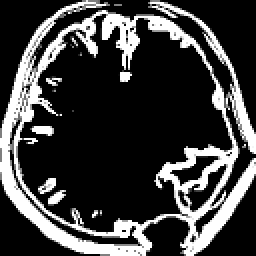
#> input picture Tecnicas de IA/Taller 5/fig/Cancer/Cancer (4).tif, 128 x 128 px, found by its file name (shown 2 times larger)
$ jupyter execute --allow-errors Taller4.ipynb   (shell and % lines are left out)
#> lines starting #> are read from the running program, lines starting #| are printed output that depends on the picture; after the words box and inside, x2 and y2 are one past the last pixel; in counts of white or black regions, pixels touching at a corner belong together
<a href="https://colab.research.google.com/github/CamSP/tenicas-ia-opencv/blob/main/Tecnicas%20de%20IA/Taller%204/Taller4.ipynb" target="_parent"></a>

<center>
<b><H1>TÉCNICAS DE INTELIGENCIA ARTIFICIAL</H1></b><br><br>
<H2><b>Taller de morfología</H2></b><br>
<H3><b>Docente:</b><br>
Daniel Vargas Medina<br> <br><br>
 <b>Presentan:</b><br>
Brian Camilo Saiz Cavanzo<br>
Camilo Esteban Zambrano Pereira <br><br>
<b>Fecha:</b><br>
3 de abril de 2022<br><br>
</H3></center>

[cell 1]
import cv2
import matplotlib.pyplot as plt
import numpy as np
# # import time as t

# from scipy import signal
# from scipy import misc

[cell 2]
#Habilitación de Google Drive
from google.colab import drive
drive.mount("/content/drive")

[cell 3]
#Carga de archivos
cancer = cv2.imread("/content/drive/MyDrive/Colab Notebooks/TIA/Taller_3/fig/Cancer (4).tif", 0) #Se montan las imagenes desde el drive images.png
#> cancer is the input picture: shape (128, 128); min 0, max 255, mean 61.9
not_cancer = cv2.imread("/content/drive/MyDrive/Colab Notebooks/TIA/Taller_3/fig/Not Cancer  (1).jpg", 0) #Se montan las imagenes desde el drive
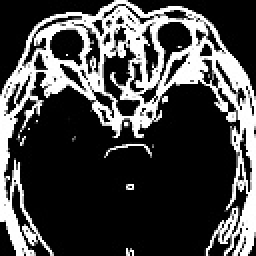
#> input picture Tecnicas de IA/Taller 5/fig/Healthy/Not Cancer  (1).jpg, 128 x 128 px, found by its file name (shown 2 times larger)
#> not_cancer is the input picture: shape (128, 128); min 0, max 255, mean 69.2

[cell 4]
plt.figure(1, figsize=(20,10))
plt.subplot(121), plt.imshow(cancer,cmap='gray')
plt.title('Imagen con cancer'),plt.xticks([]),plt.yticks([])
plt.subplot(122), plt.imshow(not_cancer,cmap='gray')
plt.title('Imagen SIn cancer'),plt.xticks([]),plt.yticks([])
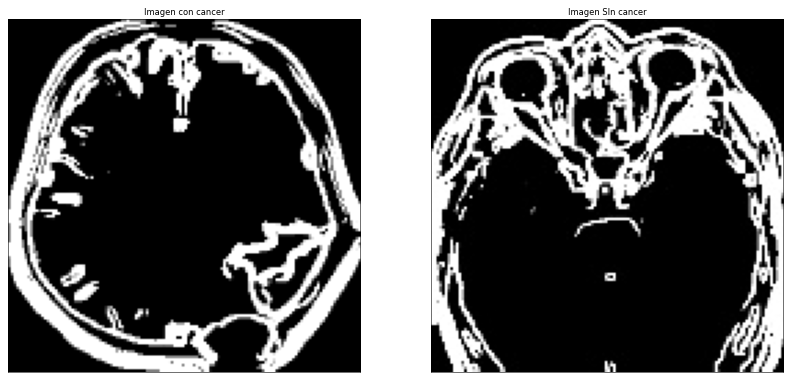
#> figure drawn by matplotlib, 2 panels

# **Contorno**

## **cv2.findContours**

[cell 5]
#Umbralización
th, binary_c = cv2.threshold(cancer, 127, 255, cv2.THRESH_BINARY)
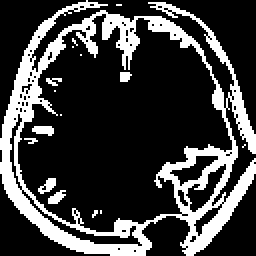
#> binary_c: shape (128, 128) (shown 2 times larger); 24.3% white; 16 white regions (11 under 20 px), largest, box (x1, y1, x2, y2) and area: (0, 0, 128, 128) 3786, (16, 63, 27, 68) 42, (19, 89, 28, 97) 39, (24, 95, 33, 102) 37, (60, 36, 66, 41) 25
th, binary_nc = cv2.threshold(not_cancer, 127, 255, cv2.THRESH_BINARY)
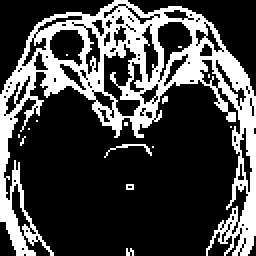
#> binary_nc: shape (128, 128) (shown 2 times larger); 27.2% white; 15 white regions (13 under 20 px)

[cell 6]
#Búsqueda de contornos
contours_c, hierarchy_c = cv2.findContours(binary_c,cv2.RETR_TREE,cv2.CHAIN_APPROX_SIMPLE)
#> contours_c = 87 contours, 76 with area under 20; largest, box (x1, y1, x2, y2) and area: (0, 0, 128, 128) 11577, (8, 6, 117, 117) 7680, (10, 94, 72, 124) 268, (92, 81, 114, 107) 202, (84, 77, 110, 94) 168
contours_nc, hierarchy_nc = cv2.findContours(binary_nc,cv2.RETR_TREE,cv2.CHAIN_APPROX_SIMPLE)
#> contours_nc = 142 contours, 111 with area under 20; largest, box (x1, y1, x2, y2) and area: (0, 0, 128, 128) 5992, (51, 21, 71, 59) 370, (78, 10, 97, 41) 270, (24, 14, 43, 34) 246, (70, 12, 80, 42) 136

#Visualización de contornos
cv2.drawContours(cancer,contours_c,-1,(0,0,0),2)
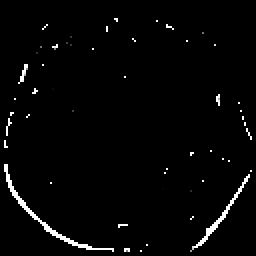
#> cancer: shape (128, 128) (shown 2 times larger); min 0, max 255, mean 5.7
cv2.drawContours(not_cancer,contours_c,-1,(0,0,0),2)
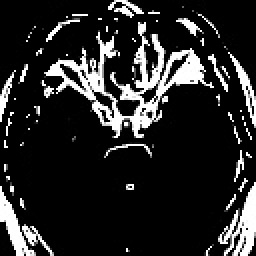
#> not_cancer: shape (128, 128) (shown 2 times larger); 18.23% of pixels changed, all inside (x1, y1, x2, y2) = (0, 0, 128, 128)

#Visualización
plt.figure(1, figsize=(20,20))
plt.subplot(221), plt.imshow(binary_c,cmap='gray')
plt.title('Imagen umbralizada con cancer'),plt.xticks([]),plt.yticks([])
plt.subplot(222), plt.imshow(cancer,cmap='gray')
plt.title('Imagen + Contornos con cancer'),plt.xticks([]),plt.yticks([])
plt.subplot(223), plt.imshow(binary_nc,cmap='gray')
plt.title('Imagen umbralizada sin cancer'),plt.xticks([]),plt.yticks([])
plt.subplot(224), plt.imshow(not_cancer,cmap='gray')
plt.title('Imagen + Contornos sin cancer'),plt.xticks([]),plt.yticks([])

findContours es una función

## **HoughLines**

[cell 7]
#Carga de archivos
cancer = cv2.imread("/content/drive/MyDrive/Colab Notebooks/TIA/Taller_3/fig/meningiom2.jpg") #Se montan las imagenes desde el drive images.png meningiom2.jpg Cancer (4).tif crucigrama.jpg
not_cancer = cv2.imread("/content/drive/MyDrive/Colab Notebooks/TIA/Taller_3/fig/Not Cancer  (1).jpg") #Se montan las imagenes desde el drive

#Visualización
def visualizacion(image1,name_image1,image2,name_image2):
  plt.figure(1, figsize=(15,15))
  plt.subplot(121), plt.imshow(image1,cmap='gray')
  plt.title(name_image1),plt.xticks([]),plt.yticks([])
  plt.subplot(122), plt.imshow(image2,cmap='gray')
  plt.title(name_image2),plt.xticks([]),plt.yticks([])

#> (the rest of this cell did not finish here and is left out)


[cell 8]
def HoughLinesL(image, lineVar, image_name):
  #Umbralización
  image_aux = image
  binary_image = cv2.cvtColor(image_aux, cv2.COLOR_BGR2GRAY)

  #Aplicación de Canny
  edges_image = cv2.Canny(binary_image, 50, 150, apertureSize = 3)

  #Hough
  lines = cv2.HoughLines(edges_image,1,np.pi/180,lineVar)

  #Bucle para dibujo de líneas 1:05:20
  for line in lines:
    rho_c, theta_c = line[0]
    a=np.cos(theta_c)
    b=np.sin(theta_c)
    x0=a*rho_c
    y0=b*rho_c
    x1=int(x0+1000*(-b))
    y1=int(y0+1000*(a))
    x2=int(x0-1000*(-b))
    y2=int(y0-1000*(a))
    cv2.line(image_aux,(x1,y1),(x2,y2),(57,255,20),1, cv2.LINE_AA)

  #Visualización
  plt.figure(1, figsize=(20,20))
  plt.subplot(121), plt.imshow(binary_image ,cmap='gray')
  plt.title('Imagen de ' + image_name ),plt.xticks([]),plt.yticks([])
  plt.subplot(122), plt.imshow(image_aux,cmap='gray')
  plt.title('Imagen de ' + image_name +' con líneas bajo el método de HoughLines'),plt.xticks([]),plt.yticks([])

#> (a cell that did not finish here is left out)


#> (a cell that did not finish here is left out)

#> call 2 of HoughLinesL, with lineVar = 120, image_name = 'TAC'
#> in HoughLinesL (call 2), `edges_image = cv2.Canny(binary_image, 50, 150, apertureSize = 3)`:
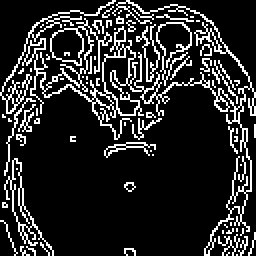
#> edges_image: shape (128, 128) (shown 2 times larger); 15.7% white in thin lines or dots
#> in HoughLinesL (call 2), `lines = cv2.HoughLines(edges_image,1,np.pi/180,lineVar)`: lines = None

## **HoughCircles**

[cell 11]
#Carga de archivos
cancer = cv2.imread("/content/drive/MyDrive/Colab Notebooks/TIA/Taller_3/fig/meningiom2.jpg") #Se montan las imagenes desde el drive images.png meningiom2.jpg Cancer (4).tif crucigrama.jpg
not_cancer = cv2.imread("/content/drive/MyDrive/Colab Notebooks/TIA/Taller_3/fig/Not Cancer  (1).jpg") #Se montan las imagenes desde el drive

#Visualización
#> (the rest of this cell did not finish here and is left out)
